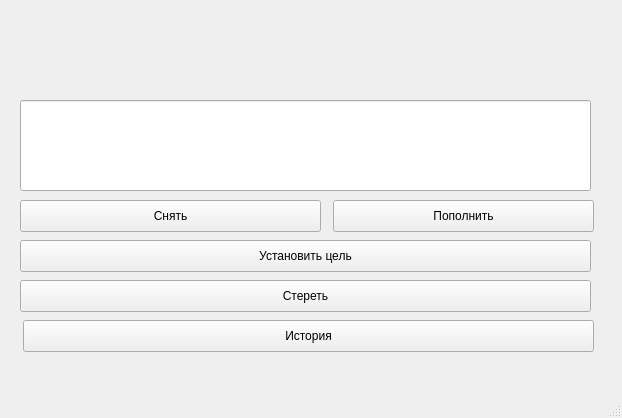
<?xml version="1.0" encoding="UTF-8"?>
<ui version="4.0">
 <class>MainWindow</class>
 <widget class="QMainWindow" name="MainWindow">
  <property name="geometry">
   <rect>
    <x>0</x>
    <y>0</y>
    <width>622</width>
    <height>418</height>
   </rect>
  </property>
  <property name="windowTitle">
   <string>MainWindow</string>
  </property>
  <widget class="QWidget" name="centralwidget">
   <widget class="QLabel" name="balance_label">
    <property name="geometry">
     <rect>
      <x>0</x>
      <y>0</y>
      <width>591</width>
      <height>91</height>
     </rect>
    </property>
   </widget>
   <widget class="QLabel" name="goal_label">
    <property name="geometry">
     <rect>
      <x>0</x>
      <y>0</y>
      <width>7</width>
      <height>18</height>
     </rect>
    </property>
   </widget>
   <widget class="QLabel" name="progress_label">
    <property name="geometry">
     <rect>
      <x>0</x>
      <y>0</y>
      <width>7</width>
      <height>18</height>
     </rect>
    </property>
   </widget>
   <widget class="QLabel" name="remaining_months_label">
    <property name="geometry">
     <rect>
      <x>0</x>
      <y>0</y>
      <width>7</width>
      <height>18</height>
     </rect>
    </property>
   </widget>
   <widget class="QLineEdit" name="amount_input">
    <property name="geometry">
     <rect>
      <x>20</x>
      <y>100</y>
      <width>571</width>
      <height>91</height>
     </rect>
    </property>
   </widget>
   <widget class="QPushButton" name="deposit_button">
    <property name="geometry">
     <rect>
      <x>333</x>
      <y>200</y>
      <width>261</width>
      <height>32</height>
     </rect>
    </property>
    <property name="text">
     <string>Пополнить</string>
    </property>
   </widget>
   <widget class="QPushButton" name="withdraw_button">
    <property name="geometry">
     <rect>
      <x>20</x>
      <y>200</y>
      <width>301</width>
      <height>32</height>
     </rect>
    </property>
    <property name="text">
     <string>Снять</string>
    </property>
   </widget>
   <widget class="QPushButton" name="view_history_button">
    <property name="geometry">
     <rect>
      <x>23</x>
      <y>320</y>
      <width>571</width>
      <height>32</height>
     </rect>
    </property>
    <property name="text">
     <string>История</string>
    </property>
   </widget>
   <widget class="QPushButton" name="set_goal_button">
    <property name="geometry">
     <rect>
      <x>20</x>
      <y>240</y>
      <width>571</width>
      <height>32</height>
     </rect>
    </property>
    <property name="text">
     <string>Установить цель</string>
    </property>
   </widget>
   <widget class="QPushButton" name="clear_history_button">
    <property name="geometry">
     <rect>
      <x>20</x>
      <y>280</y>
      <width>571</width>
      <height>32</height>
     </rect>
    </property>
    <property name="text">
     <string>Стереть</string>
    </property>
   </widget>
  </widget>
  <widget class="QMenuBar" name="menubar">
   <property name="geometry">
    <rect>
     <x>0</x>
     <y>0</y>
     <width>622</width>
     <height>27</height>
    </rect>
   </property>
  </widget>
  <widget class="QStatusBar" name="statusbar"/>
 </widget>
 <resources/>
 <connections/>
</ui>
